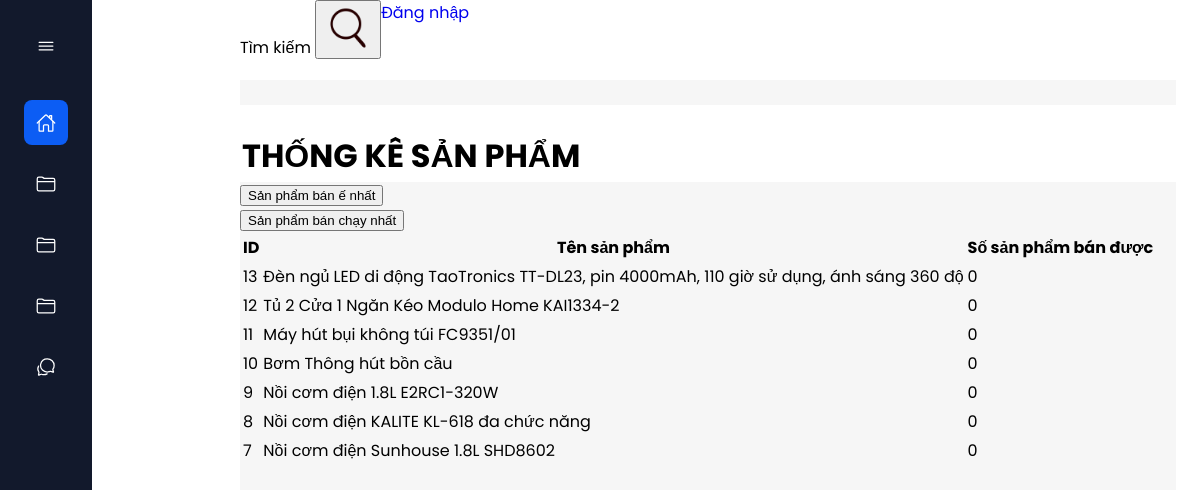
The page /admin/list_products/index.php (signed in) on the database its author committed.
### tables this page shows
CREATE TABLE `products` (
  `id` int NOT NULL,
  `name` varchar(200) NOT NULL,
  `description` mediumtext NOT NULL,
  `price` int NOT NULL,
  `image` varchar(200) NOT NULL,
  `manufacturer_id` int NOT NULL
);

### admin/list_products/index.php (the view, shortened to what this page needs)
<!DOCTYPE html>
<html>
<head>
	<link rel="stylesheet" href="../index1.css">
	<link rel="stylesheet" href="../style_validate1.css">
</head>
<body>
<?php
require '../connect_database.php';
$type = $_GET['type'];
$sql_command_select = "
	SELECT products.id as 'id', products.name as 'name', ifnull(sum(receipt_detail.quantity), 0) as 'count_products'
	FROM products
	LEFT JOIN receipt_detail ON receipt_detail.product_id = products.id
	LEFT JOIN receipts ON receipts.id = receipt_detail.receipt_id
	WHERE receipts.status = 6 or receipts.status is null
	GROUP BY products.id
	ORDER BY sum(receipt_detail.quantity) $type, products.id $type
";
$query_sql_command_select = mysqli_query($connect_database, $sql_command_select);
 ?>
<div class="all">
	<div class="left">
		<?php require '../menu.php'; ?>
	</div>
	<div class="right">
		<div class="top">
			<div class = "search">
				<form class = "form_search">
					Tìm kiếm
					<button>
						<img src="../style/style_image/icon_search.png" width="50px">
					</button>
				</form>
			</div>
			<div class = "login">
				<a class = "login" href="https://google.com">Đăng nhập</a>
			</div>
		</div>
		<div class = "bot">
			<div class = "header">
				<h1 class = "header">THỐNG KÊ SẢN PHẨM</h1>
			</div>
			<?php require '../validate.php' ?>
			<form method="post" action = "index.php?type=asc">
				<button>Sản phẩm bán ế nhất</button>
			</form>
			<form method="post" action = "index.php?type=desc">
				<button>Sản phẩm bán chạy nhất</button>
			</form>
			<table class = "table">
				<tr>
					<th>ID</th>
					<th>Tên sản phẩm</th>
					<th>Số sản phẩm bán được</th>
				</tr>
				<?php foreach ($query_sql_command_select as $array_products) :?>
				<tr>
					<td><?php echo $array_products['id'] ?></td>
					<td><?php echo $array_products['name'] ?></td>
					<td><?php echo $array_products['count_products'] ?></td>
				</tr>
				<?php endforeach ?>
			</table>
		</div>
</body>
</html>

### admin/index1.css (style rules this page uses)
body { padding: 0px; margin: 0px; }
.all { width: 98vw; background-color: white; }
.all > .right > .top { height: 10vh; width: 78vw; background-color: white; display: flex; flex-direction: row; }
.right { width: 78vw; height: 100vh; float: left; background-color: #F6F6F6; }
.left { width: 20vw; height: 100vh; float: left; background-color: white; }
.search { display: flex; justify-content: flex-start; }
.login { display: flex; justify-content: flex-end; }
.header { margin-top: 25px; background-color: white; padding: 1px; }

### admin/style_menu.css (style rules this page uses)
:root { --nav-width: 92px; --first-color: #0C5DF4; --bg-color: #12192C; --sub-color: #B6CEFC; --white-color: #FFF; --body-font: 'Poppins', sans-serif; --normal-font-size: 1rem; --small-font-size: .875rem; --z-fixed: 100; }
*,::before,::after { box-sizing: border-box; }
body { position: relative; margin: 0; padding: 2rem 0 0 6.75rem; font-family: var(--body-font); font-size: var(--normal-font-size); transition: .5s; }
h1 { margin: 0; }
a { text-decoration: none; }

### rows shown on the page
products: id "13", name "Đèn ngủ LED di động TaoTronics TT-DL23, pin 4000mAh, 110 giờ sử dụng, ánh sáng 360 độ", count_products "0"
products: id "12", name "Tủ 2 Cửa 1 Ngăn Kéo Modulo Home KAI1334-2", count_products "0"
products: id "11", name "Máy hút bụi không túi FC9351/01", count_products "0"
products: id "10", name "Bơm Thông hút bồn cầu", count_products "0"
products: id "9", name "Nồi cơm điện 1.8L E2RC1-320W", count_products "0"
products: id "8", name "Nồi cơm điện KALITE KL-618 đa chức năng", count_products "0"
products: id "7", name "Nồi cơm điện Sunhouse 1.8L SHD8602", count_products "0"
